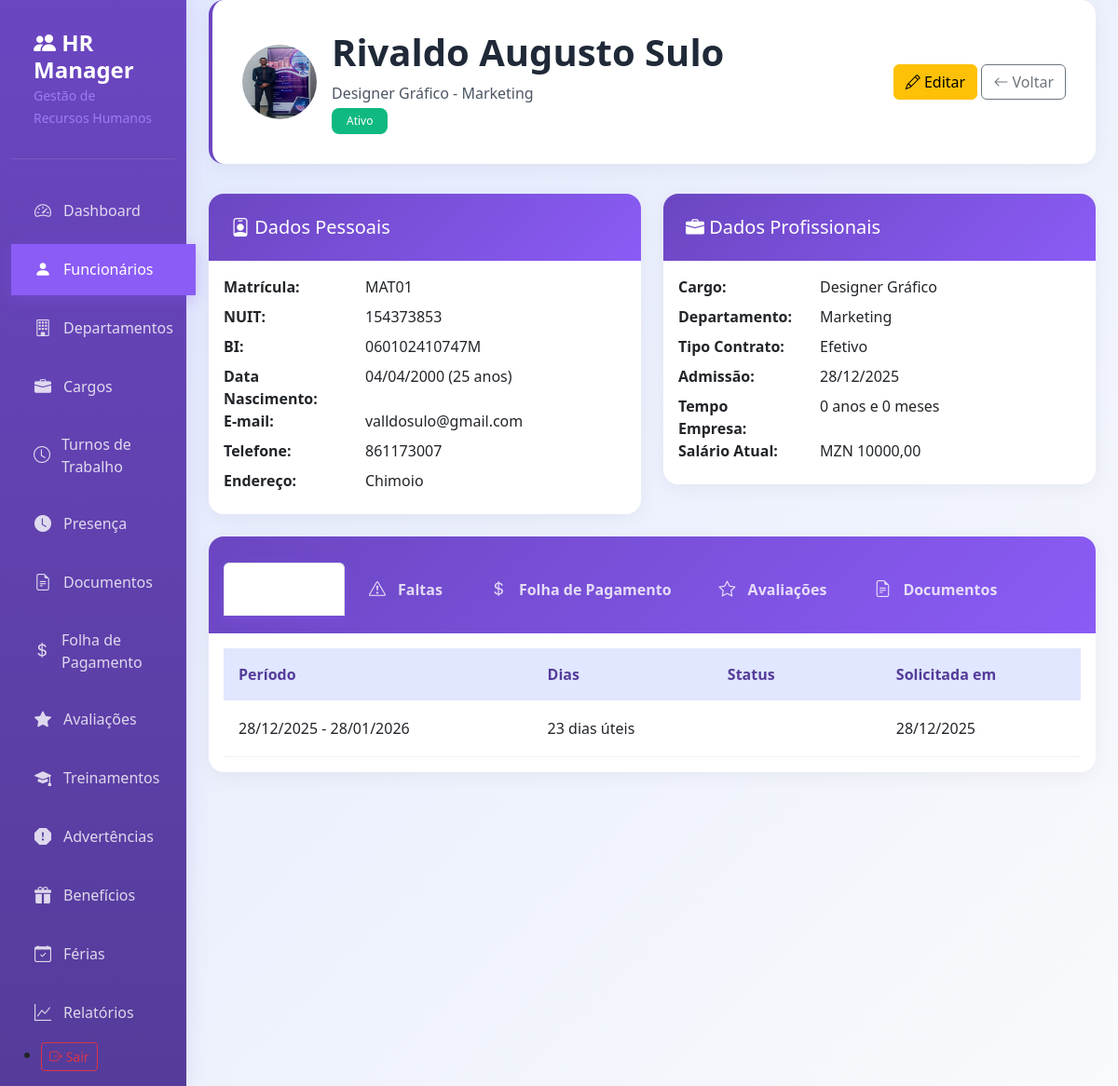
Screenshot of /funcionarios/1/ (signed in) with the database file from the repository.
### rh/models.py (models this page shows, shortened)
class Funcionario(models.Model):
    STATUS_CHOICES = [
        ('Ativo', 'Ativo'),
        ('Afastado', 'Afastado'),
        ('Demitido', 'Demitido'),
        ('Aposentado', 'Aposentado'),
    ]
    TIPO_CONTRATO = [
        ('Efetivo', 'Efetivo'),
        ('PrazoDeterminado', 'Prazo Determinado'),
        ('Estagiario', 'Estagiário'),
        ('Consultor', 'Consultor'),
    ]
    empresa = models.ForeignKey(Empresa,on_delete=models.CASCADE, related_name='funcionarios')
    matricula = models.CharField(max_length=20, unique=True, verbose_name='Matrícula')
    nome_completo = models.CharField(max_length=200, verbose_name='Nome Completo')
    email_corporativo = models.EmailField(unique=True, verbose_name='E-mail Corporativo')
    cpf = models.CharField(max_length=14, unique=True, verbose_name='CPF')
    rg = models.CharField(max_length=20, blank=True, verbose_name='RG')
    data_nascimento = models.DateField(verbose_name='Data de Nascimento')
    telefone = models.CharField(max_length=20, blank=True, verbose_name='Telefone')
    endereco = models.TextField(verbose_name='Endereço Completo')
    cargo = models.ForeignKey(Cargo, on_delete=models.PROTECT, verbose_name='Cargo')
    departamento = models.ForeignKey(Departamento, on_delete=models.PROTECT, verbose_name='Departamento')
    data_admissao = models.DateField(verbose_name='Data de Admissão')
    data_demissao = models.DateField(null=True, blank=True, verbose_name='Data de Demissão')
    tipo_contrato = models.CharField(max_length=20, choices=TIPO_CONTRATO, default='CLT', verbose_name='Tipo de Contrato')
    salario_atual = models.DecimalField(max_digits=10, decimal_places=2, verbose_name='Salário Atual')
    status = models.CharField(max_length=20, choices=STATUS_CHOICES, default='Ativo', verbose_name='Status')
    foto = models.ImageField(upload_to='funcionarios/fotos/', null=True, blank=True, verbose_name='Foto')
    turno = models.ForeignKey('TurnoTrabalho', on_delete=models.SET_NULL, null=True, blank=True, verbose_name='Turno de Trabalho')
    banco = models.CharField(max_length=100, blank=True, verbose_name='Banco')
    agencia = models.CharField(max_length=20, blank=True, verbose_name='Agência')
    conta_corrente = models.CharField(max_length=20, blank=True, verbose_name='Conta Corrente')
    criado_em = models.DateTimeField(auto_now_add=True, verbose_name='Criado em')
    atualizado_em = models.DateTimeField(auto_now=True, verbose_name='Atualizado em')
    class Meta:
        verbose_name = 'Funcionário'
        verbose_name_plural = 'Funcionários'
        ordering = ['nome_completo']
    @property
    def idade(self):
        today = datetime.today().date()
        return today.year - self.data_nascimento.year - ((today.month, today.day) < (self.data_nascimento.month, self.data_nascimento.day))
    @property
    def tempo_empresa(self):
        today = datetime.today().date()
        end_date = self.data_demissao if self.data_demissao else today
        years = end_date.year - self.data_admissao.year
        months = end_date.month - self.data_admissao.month
        days = end_date.day - self.data_admissao.day
        if days < 0:
            months -= 1
            days += 30
        if months < 0:
            years -= 1
            months += 12
        return f"{years} anos e {months} meses"

class Cargo(models.Model):
    empresa = models.ForeignKey(Empresa, on_delete=models.CASCADE)
    nome = models.CharField(max_length=100, verbose_name='Nome do Cargo')
    nivel_hierarquico = models.CharField(max_length=50, choices=[
        ('Auxiliar', 'Auxiliar'),
        ('Tecnico', 'Técnico'),
        ('Especialista', 'Especialista'),
        ('Supervisor', 'Supervisor'),
        ('Chefe', 'Chefe de Departamento'),
        ('Diretor', 'Diretor'),
        ('PCA', 'Administrador Delegado / PCA'),
    ], verbose_name='Nível Hierárquico')
    salario_base = models.DecimalField(max_digits=10, decimal_places=2, verbose_name='Salário Base')
    descricao = models.TextField(blank=True, verbose_name='Descrição')
    departamento = models.ForeignKey(Departamento, on_delete=models.CASCADE, verbose_name='Departamento')
    ativo = models.BooleanField(default=True, verbose_name='Ativo')
    class Meta:
        verbose_name = 'Cargo'
        verbose_name_plural = 'Cargos'
        ordering = ['nome']

class Departamento(models.Model):
    empresa = models.ForeignKey(Empresa, on_delete=models.CASCADE)
    nome = models.CharField(max_length=100, verbose_name='Nome do Departamento')
    sigla = models.CharField(max_length=10, unique=True, verbose_name='Sigla')
    descricao = models.TextField(blank=True, verbose_name='Descrição')
    ativo = models.BooleanField(default=True, verbose_name='Ativo')
    criado_em = models.DateTimeField(auto_now_add=True, verbose_name='Criado em')
    class Meta:
        unique_together = ('empresa', 'sigla')
        verbose_name = 'Departamento'
        verbose_name_plural = 'Departamentos'
        ordering = ['nome']

class Ferias(models.Model):
    STATUS_FERIAS = [
        ('Solicitada', 'Solicitada'),
        ('Aprovada', 'Aprovada'),
        ('Rejeitada', 'Rejeitada'),
        ('Cancelada', 'Cancelada'),
        ('Gozada', 'Gozada'),
    ]
    empresa = models.ForeignKey(Empresa, on_delete=models.CASCADE)
    funcionario = models.ForeignKey(Funcionario, on_delete=models.CASCADE, related_name='ferias', verbose_name='Funcionário')
    data_inicio = models.DateField(verbose_name='Data de Início')
    data_fim = models.DateField(verbose_name='Data de Término')
    dias_totais = models.IntegerField(validators=[MinValueValidator(1)], verbose_name='Dias Totais')
    dias_uteis = models.IntegerField(validators=[MinValueValidator(1)], verbose_name='Dias Úteis')
    status = models.CharField(max_length=20, choices=STATUS_FERIAS, default='Solicitada', verbose_name='Status')
    observacoes = models.TextField(blank=True, verbose_name='Observações')
    solicitada_em = models.DateTimeField(auto_now_add=True, verbose_name='Solicitada em')
    aprovada_em = models.DateTimeField(null=True, blank=True, verbose_name='Aprovada em')
    aprovada_por = models.ForeignKey(settings.AUTH_USER_MODEL, on_delete=models.SET_NULL, null=True, blank=True,
                                     related_name='ferias_aprovadas', verbose_name='Aprovada por')
    class Meta:
        verbose_name = 'Férias'
        verbose_name_plural = 'Férias'
        ordering = ['-solicitada_em']

### rh/views.py (the view)
# urls.py: path('funcionarios/<int:pk>/', views.FuncionarioDetailView.as_view(), name='funcionario_detail'),
class FuncionarioDetailView(LoginRequiredMixin, DetailView):
    model = Funcionario
    template_name = 'rh/funcionario_detail.html'
    context_object_name = 'funcionario'
    def get_queryset(self):
        return Funcionario.objects.filter(
            empresa=self.request.user.empresa
        )
    def get_context_data(self, **kwargs):
        context = super().get_context_data(**kwargs)
        funcionario = self.get_object()
        context['ferias'] = funcionario.ferias.all()[:5]
        context['faltas'] = funcionario.faltas.all()[:5]
        context['folhas_pagamento'] = funcionario.folhas_pagamento.all()[:5]
        context['avaliacoes'] = funcionario.avaliacoes.all()[:5]
        context['documentos'] = funcionario.documentos.all()[:5]
        return context

### templates/rh/funcionario_detail.html (shortened to what this page needs)
{% extends 'base.html' %}
{% block content %}
<div class="page-header">
    <div class="row align-items-center">
        <div class="col">
            <div class="d-flex align-items-center">
                {% if funcionario.foto %}
                    <img src="{{ funcionario.foto.url }}" alt="{{ funcionario.nome_completo }}" class="rounded-circle me-3" width="80" height="80">
                {% else %}
                    <div class="bg-primary text-white rounded-circle d-flex align-items-center justify-content-center me-3" style="width: 80px; height: 80px; font-size: 2rem;">
                        {{ funcionario.nome_completo|first }}
                    </div>
                {% endif %}
                <div>
                    <h1>{{ funcionario.nome_completo }}</h1>
                    <p class="mb-1">{{ funcionario.cargo.nome }} - {{ funcionario.departamento.nome }}</p>
                    <span class="badge bg-{% if funcionario.status == 'Ativo' %}success{% elif funcionario.status == 'Afastado' %}warning{% else %}danger{% endif %}">
                        {{ funcionario.get_status_display }}
                    </span>
                </div>
            </div>
        </div>
        <div class="col-auto">
            <a href="{% url 'funcionario_update' funcionario.pk %}" class="btn btn-warning">
                <i class="bi bi-pencil"></i> Editar
            </a>
            <a href="{% url 'funcionario_list' %}" class="btn btn-outline-secondary">
                <i class="bi bi-arrow-left"></i> Voltar
            </a>
        </div>
    </div>
</div>
<div class="row">
    <div class="col-md-6 mb-4">
        <div class="card">
            <div class="card-header">
                <h5 class="mb-0"><i class="bi bi-person-badge"></i> Dados Pessoais</h5>
            </div>
            <div class="card-body">
                <dl class="row mb-0">
                    <dt class="col-sm-4">Matrícula:</dt>
                    <dd class="col-sm-8">{{ funcionario.matricula }}</dd>
                    <dt class="col-sm-4">NUIT:</dt>
                    <dd class="col-sm-8">{{ funcionario.cpf }}</dd>
                    <dt class="col-sm-4">BI:</dt>
                    <dd class="col-sm-8">{{ funcionario.rg|default:"-" }}</dd>
                    <dt class="col-sm-4">Data Nascimento:</dt>
                    <dd class="col-sm-8">{{ funcionario.data_nascimento|date:"d/m/Y" }} ({{ funcionario.idade }} anos)</dd>
                    <dt class="col-sm-4">E-mail:</dt>
                    <dd class="col-sm-8">{{ funcionario.email_corporativo }}</dd>
                    <dt class="col-sm-4">Telefone:</dt>
                    <dd class="col-sm-8">{{ funcionario.telefone|default:"-" }}</dd>
                    <dt class="col-sm-4">Endereço:</dt>
                    <dd class="col-sm-8">{{ funcionario.endereco }}</dd>
                </dl>
            </div>
        </div>
    </div>
    <div class="col-md-6 mb-4">
        <div class="card">
            <div class="card-header">
                <h5 class="mb-0"><i class="bi bi-briefcase-fill"></i> Dados Profissionais</h5>
            </div>
            <div class="card-body">
                <dl class="row mb-0">
                    <dt class="col-sm-4">Cargo:</dt>
                    <dd class="col-sm-8">{{ funcionario.cargo.nome }}</dd>
                    <dt class="col-sm-4">Departamento:</dt>
                    <dd class="col-sm-8">{{ funcionario.departamento.nome }}</dd>
                    <dt class="col-sm-4">Tipo Contrato:</dt>
                    <dd class="col-sm-8">{{ funcionario.get_tipo_contrato_display }}</dd>
                    <dt class="col-sm-4">Admissão:</dt>
                    <dd class="col-sm-8">{{ funcionario.data_admissao|date:"d/m/Y" }}</dd>
                    <dt class="col-sm-4">Tempo Empresa:</dt>
                    <dd class="col-sm-8">{{ funcionario.tempo_empresa }}</dd>
                    <dt class="col-sm-4">Salário Atual:</dt>
                    <dd class="col-sm-8">MZN {{ funcionario.salario_atual|floatformat:2 }}</dd>
                </dl>
            </div>
        </div>
    </div>
</div>
<div class="card">
    <div class="card-header">
        <ul class="nav nav-tabs card-header-tabs" id="funcionarioTabs" role="tablist">
            <li class="nav-item">
                <button class="nav-link active" id="ferias-tab" data-bs-toggle="tab" data-bs-target="#ferias" type="button">
                    <i class="bi bi-calendar-check"></i> Férias
                </button>
            </li>
            <li class="nav-item">
                <button class="nav-link" id="faltas-tab" data-bs-toggle="tab" data-bs-target="#faltas" type="button">
                    <i class="bi bi-exclamation-triangle"></i> Faltas
                </button>
            </li>
            <li class="nav-item">
                <button class="nav-link" id="folha-tab" data-bs-toggle="tab" data-bs-target="#folha" type="button">
                    <i class="bi bi-currency-dollar"></i> Folha de Pagamento
                </button>
            </li>
            <li class="nav-item">
                <button class="nav-link" id="avaliacoes-tab" data-bs-toggle="tab" data-bs-target="#avaliacoes" type="button">
                    <i class="bi bi-star"></i> Avaliações
                </button>
            </li>
            <li class="nav-item">
                <button class="nav-link" id="documentos-tab" data-bs-toggle="tab" data-bs-target="#documentos" type="button">
                    <i class="bi bi-file-earmark-text"></i> Documentos
                </button>
            </li>
        </ul>
    </div>
    <div class="card-body">
        <div class="tab-content" id="funcionarioTabContent">
            <div class="tab-pane fade show active" id="ferias" role="tabpanel">
                {% if ferias %}
                    <div class="table-responsive">
                        <table class="table table-hover">
                            <thead>
                                <tr>
                                    <th>Período</th>
                                    <th>Dias</th>
                                    <th>Status</th>
                                    <th>Solicitada em</th>
                                </tr>
                            </thead>
                            <tbody>
                                {% for f in ferias %}
                                <tr>
                                    <td>{{ f.data_inicio|date:"d/m/Y" }} - {{ f.data_fim|date:"d/m/Y" }}</td>
                                    <td>{{ f.dias_uteis }} dias úteis</td>
                                    <td>
                                        <span class="badge bg-{{ f.status|lower|slice:":3" }}">
                                        </span>
                                    </td>
                                    <td>{{ f.solicitada_em|date:"d/m/Y" }}</td>
                                </tr>
                                {% endfor %}
                            </tbody>
                        </table>
                    </div>
                {% else %}
                    <p class="text-muted text-center py-3">Nenhum registro de férias encontrado</p>
                {% endif %}
            </div>
        </div>
    </div>
</div>
{% endblock %}

### rows the page displays
Funcionario: foto (picture), nome_completo "Rivaldo Augusto Sulo", cargo.nome "Designer Gráfico", departamento.nome "Marketing", status "Ativo", matricula "MAT01", cpf "154373853", rg "060102410747M", data_nascimento "04/04/2000", idade "25", email_corporativo "valldosulo@gmail.com", telefone "861173007", endereco "Chimoio", tipo_contrato "Efetivo", data_admissao "28/12/2025", tempo_empresa "0 anos e 0 meses", salario_atual "10000,00"
Ferias: data_inicio "28/12/2025", data_fim "28/01/2026", dias_uteis "23", solicitada_em "28/12/2025"
